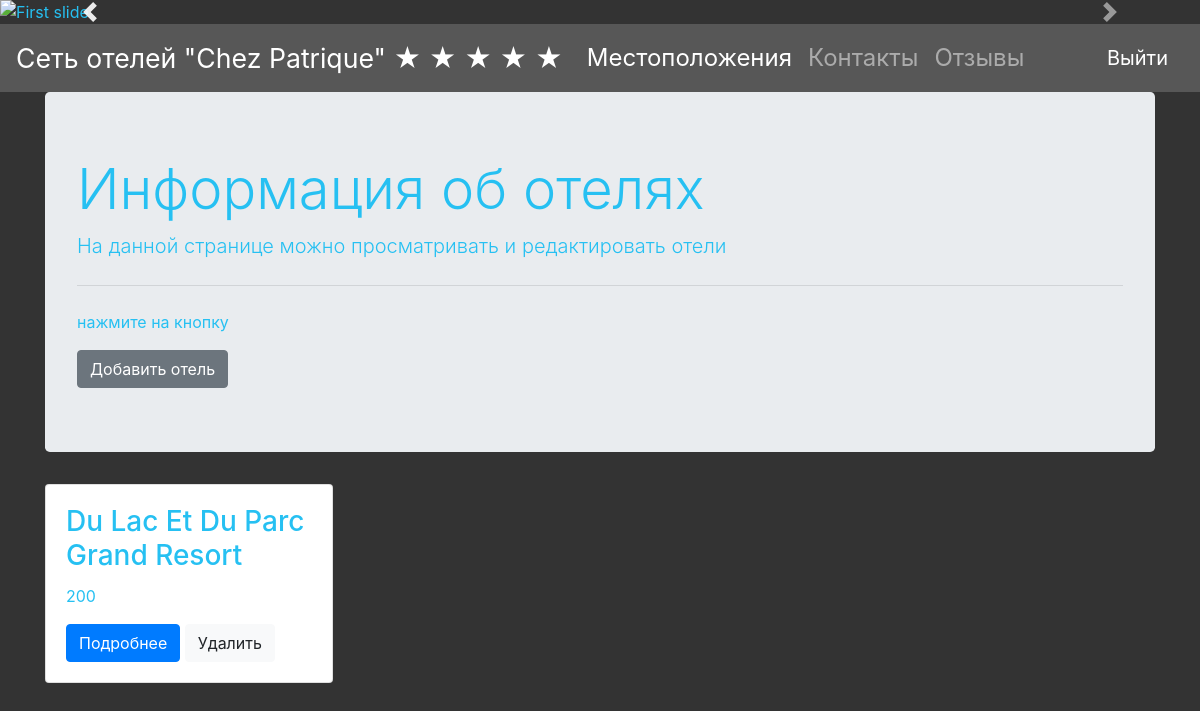
The app's page /car_admin (signed in), older data.
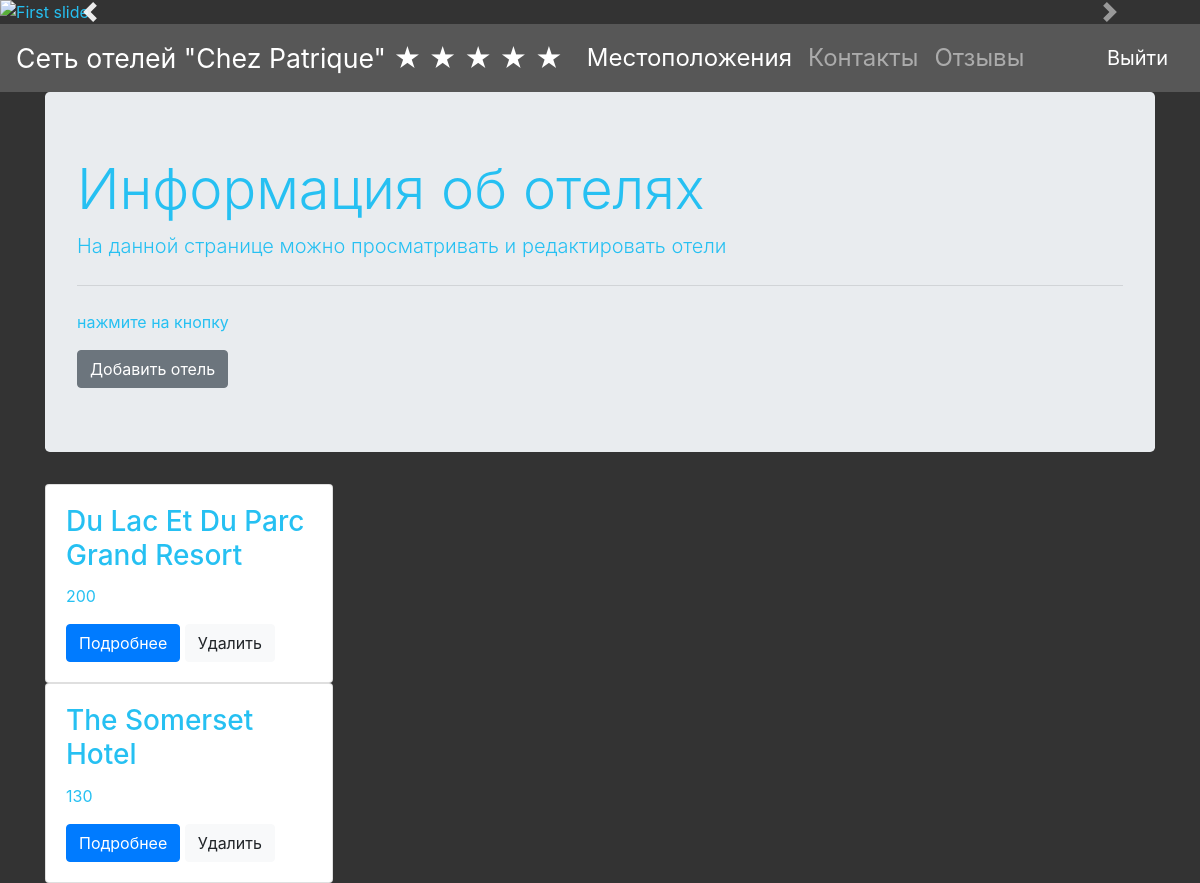
The same page, newer data.
### tables this page shows
CREATE TABLE "cars" (
	"car_id"	INTEGER PRIMARY KEY AUTOINCREMENT,
	"model"	VARCHAR(20),
	"price"	INTEGER,
	"power"	INTEGER,
	"color"	VARCHAR(20),
	"dealer"	INTEGER,
	"image"	VARCHAR(500)
);

### index.py (the view)
@app.route('/car_admin', methods=['GET'])
def car_admin():
    if 'username' not in session:
        return redirect('/login')
    if session['username'] != 'admin':
        flash('Доступ запрещен')
        redirect('index')
    cars = CarsModel(db.get_connection()).get_all()
    return render_template('car_admin.html',
                           username=session['username'],
                           title='Просмотр отелей',
                           cars=cars)

### db.py (called while the page is built)
    def get_connection(self):
        return self.conn

### models.py (called while the page is built)
    def get_all(self):
        cursor = self.connection.cursor()
        cursor.execute("SELECT model, price, car_id, image FROM cars")
        rows = cursor.fetchall()
        return rows

### templates/car_admin.html
{% extends "base.html" %}
{% block content %}
    <div class="jumbotron">
      <h1 class="display-4">Информация об отелях</h1>
      <p class="lead">На данной странице можно просматривать и редактировать отели</p>
      <hr class="my-4">
      <p>нажмите на кнопку</p>
        <a href="{{ url_for('add_car') }}">
            <button type="button" class="btn btn-secondary">Добавить отель</button>
        </a>
    </div>
    {% for item in cars %}
        <div class="card" style="width: 18rem;">
          <div class="card-body">
            <h3 class="card-title">{{ item[0] }}</h3>
            <p class="card-text">{{ item[1] }}</p>
            <a href="/car/{{ item[2] }}" class="btn btn-primary">Подробнее</a>
            <a href="/delete_car/{{ item[2] }}" class="btn btn-light">Удалить</a>
          </div>
        </div>
    {% endfor %}
{% endblock %}

### templates/base.html (shortened to what this page needs)
<!doctype html>
<html lang="ru">
<head>
    <link rel="stylesheet" href="https://maxcdn.bootstrapcdn.com/bootstrap/4.0.0/css/bootstrap.min.css">
    <link rel="stylesheet" href="https://code.jquery.com/jquery-1.12.4.min.js">
</head>
  <body>
    <header>
        <div id="carouselExampleControls" class="carousel slide" data-ride="carousel">
          <div class="carousel-inner">
            <div class="carousel-item active">
              <img class="d-block  w-100" src='{{url_for("static", filename="img/k3.jpg")}}' alt="First slide">
            </div>
          </div>
          <a class="carousel-control-prev" href="#carouselExampleControls" role="button" data-slide="prev">
            <span class="carousel-control-prev-icon" aria-hidden="true"></span>
          </a>
          <a class="carousel-control-next" href="#carouselExampleControls" role="button" data-slide="next">
            <span class="carousel-control-next-icon" aria-hidden="true"></span>
          </a>
        </div>
      <nav class="navbar navbar-expand-lg navbar-dark" style="background-color: #575757; font-size: 18pt;">
        <a class="navbar-brand" href="/index" style="font-size: 20pt">Сеть отелей "Chez Patrique" &#9733; &#9733; &#9733; &#9733; &#9733;</a>
            {% if "username" in session %}
            <div class="collapse navbar-collapse" id="navbarNavAltMarkup">
              <div class="navbar-nav">
                <a class="nav-item nav-link active" href="{{ url_for('dealer_') }}">Местоположения<span class="sr-only">(current)</span></a>
                <a class="nav-item nav-link" href="{{ url_for('contacts') }}">Контакты</a>
                <a class="nav-item nav-link" href="/index">Отзывы</a>
              </div>
            </div>
            <a class="navbar-brand" href="/logout">Выйти</a>
            {% endif %}
        </nav>
    </header>
    <main role="main" class="container">
        {% block content %}{% endblock %}
    </main>
  </body>
</html>

### templates/base.html (style rules this page uses)
body { background: #333; color: #26C0F2; }

Row changes from the older to the newer data that the page shows:
added cars: model "The Somerset Hotel", price "130"
